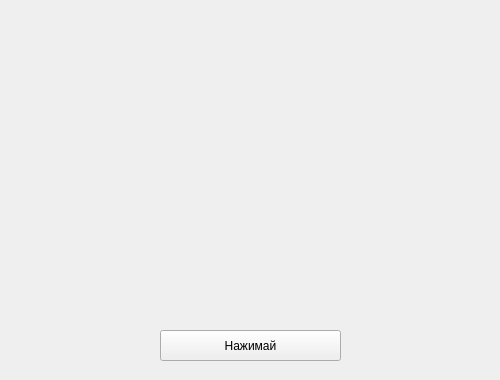
<?xml version="1.0" encoding="UTF-8"?>
<ui version="4.0">
 <class>Form</class>
 <widget class="QWidget" name="Form">
  <property name="geometry">
   <rect>
    <x>0</x>
    <y>0</y>
    <width>500</width>
    <height>380</height>
   </rect>
  </property>
  <property name="windowTitle">
   <string>Form</string>
  </property>
  <widget class="QPushButton" name="push">
   <property name="geometry">
    <rect>
     <x>160</x>
     <y>330</y>
     <width>181</width>
     <height>31</height>
    </rect>
   </property>
   <property name="text">
    <string>Нажимай</string>
   </property>
  </widget>
 </widget>
 <resources/>
 <connections/>
</ui>
